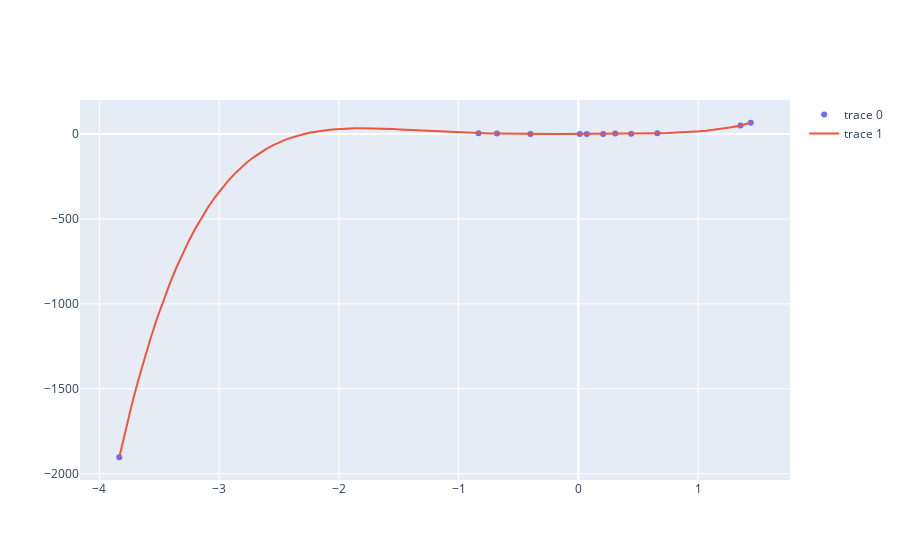

The code cell stored with this chart in its notebook:
### Code cell
# we create a plot having the data and the polynomial model
data_trace = go.Scatter(x=x.flatten(), y=y, mode='markers')
prediction_trace = go.Scatter(x=x_pred.flatten(), y=y_pred, mode='lines')

fig = go.Figure(data=[data_trace, prediction_trace])
fig.show()
